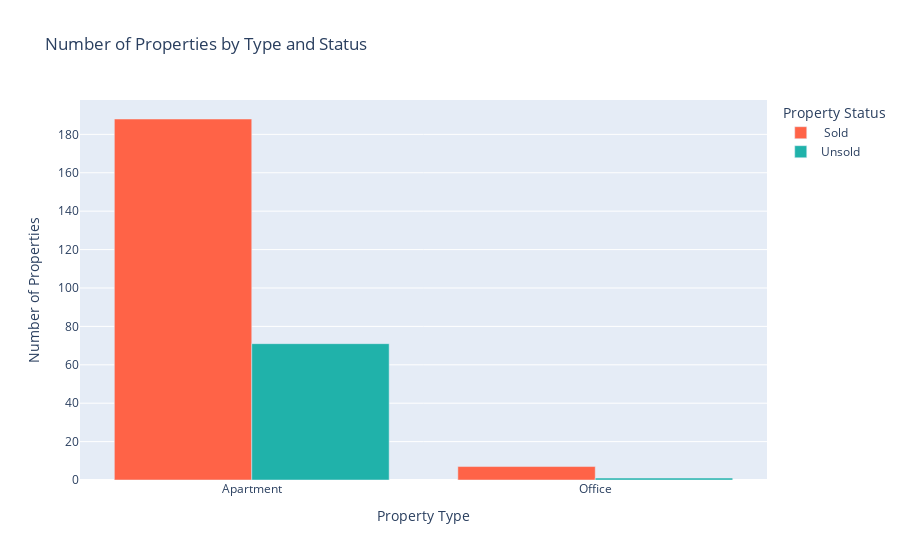

The code cell stored with this chart in its notebook:
### Markdown cell above
### Number of properties by the status according to the type

### Code cell
count_by_type_and_mortgage = Realstate.groupby(['type', 'status']).size().reset_index(name='count')

# Create a grouped bar chart
fig = px.bar(count_by_type_and_mortgage, x='type', y='count', color='status', 
             title='Number of Properties by Type and Status',
             labels={'count': 'Number of Properties', 'type': 'Property Type', 'status': 'Property Status'},
             barmode='group', color_discrete_sequence=['#FF6347', '#20B2AA'])

fig.show()

### Figure 1 — Plotly figure (JSON) as saved in the notebook; plotly's stock layout.template omitted (floating-point values rounded to 4 significant figures)
{"data": [{"alignmentgroup": "True", "hovertemplate": "Property Status= Sold <br>Property Type=%{x}<br>Number of Properties=%{y}<extra></extra>", "legendgroup": " Sold ", "marker": {"color": "#FF6347", "pattern": {"shape": ""}}, "name": " Sold ", "offsetgroup": " Sold ", "orientation": "v", "showlegend": true, "textposition": "auto", "type": "bar", "x": ["Apartment", "Office"], "xaxis": "x", "y": [188, 7], "yaxis": "y"}, {"alignmentgroup": "True", "hovertemplate": "Property Status=Unsold<br>Property Type=%{x}<br>Number of Properties=%{y}<extra></extra>", "legendgroup": "Unsold", "marker": {"color": "#20B2AA", "pattern": {"shape": ""}}, "name": "Unsold", "offsetgroup": "Unsold", "orientation": "v", "showlegend": true, "textposition": "auto", "type": "bar", "x": ["Apartment", "Office"], "xaxis": "x", "y": [71, 1], "yaxis": "y"}], "layout": {"autosize": true, "barmode": "group", "legend": {"title": {"text": "Property Status"}, "tracegroupgap": 0}, "title": {"text": "Number of Properties by Type and Status"}, "xaxis": {"anchor": "y", "autorange": true, "domain": [0, 1], "range": [-0.5, 1.5], "title": {"text": "Property Type"}, "type": "category"}, "yaxis": {"anchor": "x", "autorange": true, "domain": [0, 1], "range": [0, 197.9], "title": {"text": "Number of Properties"}, "type": "linear"}}}
